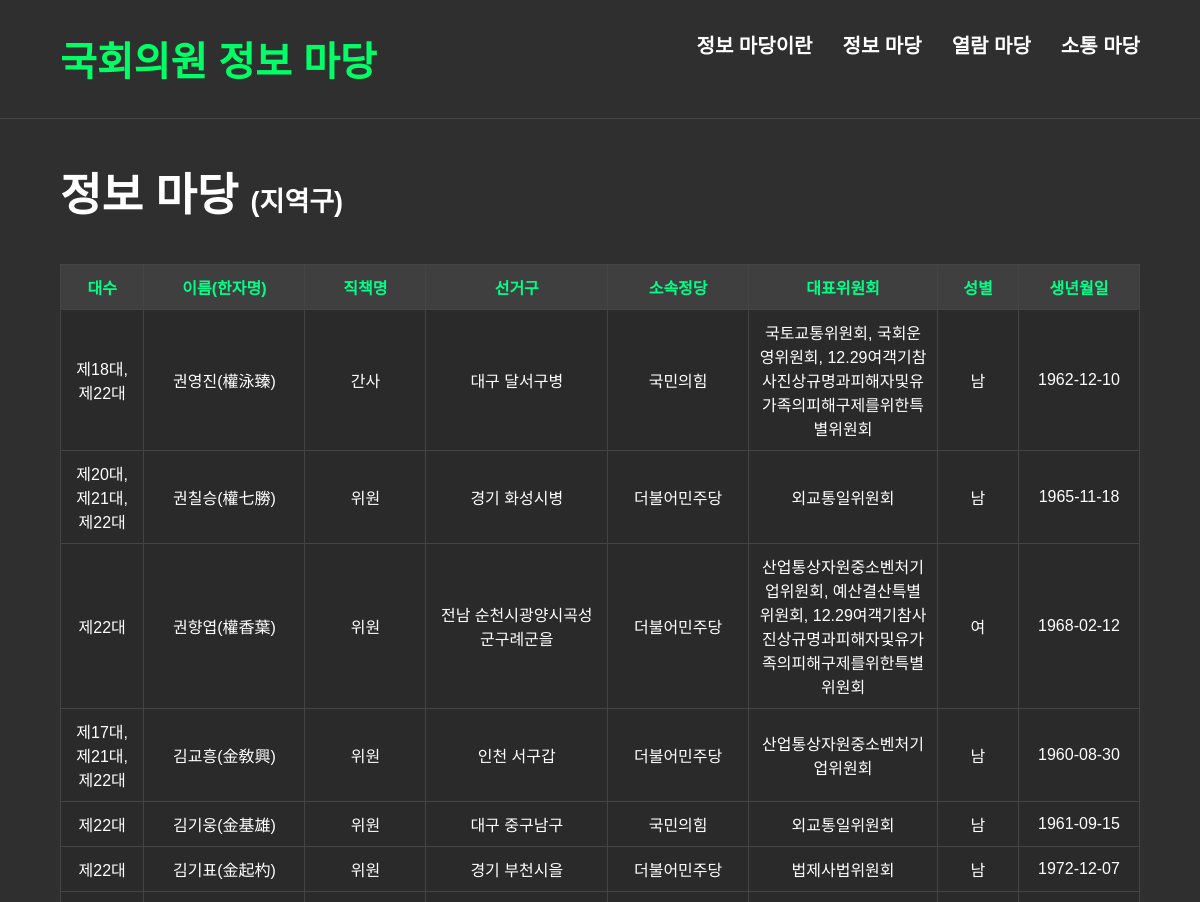
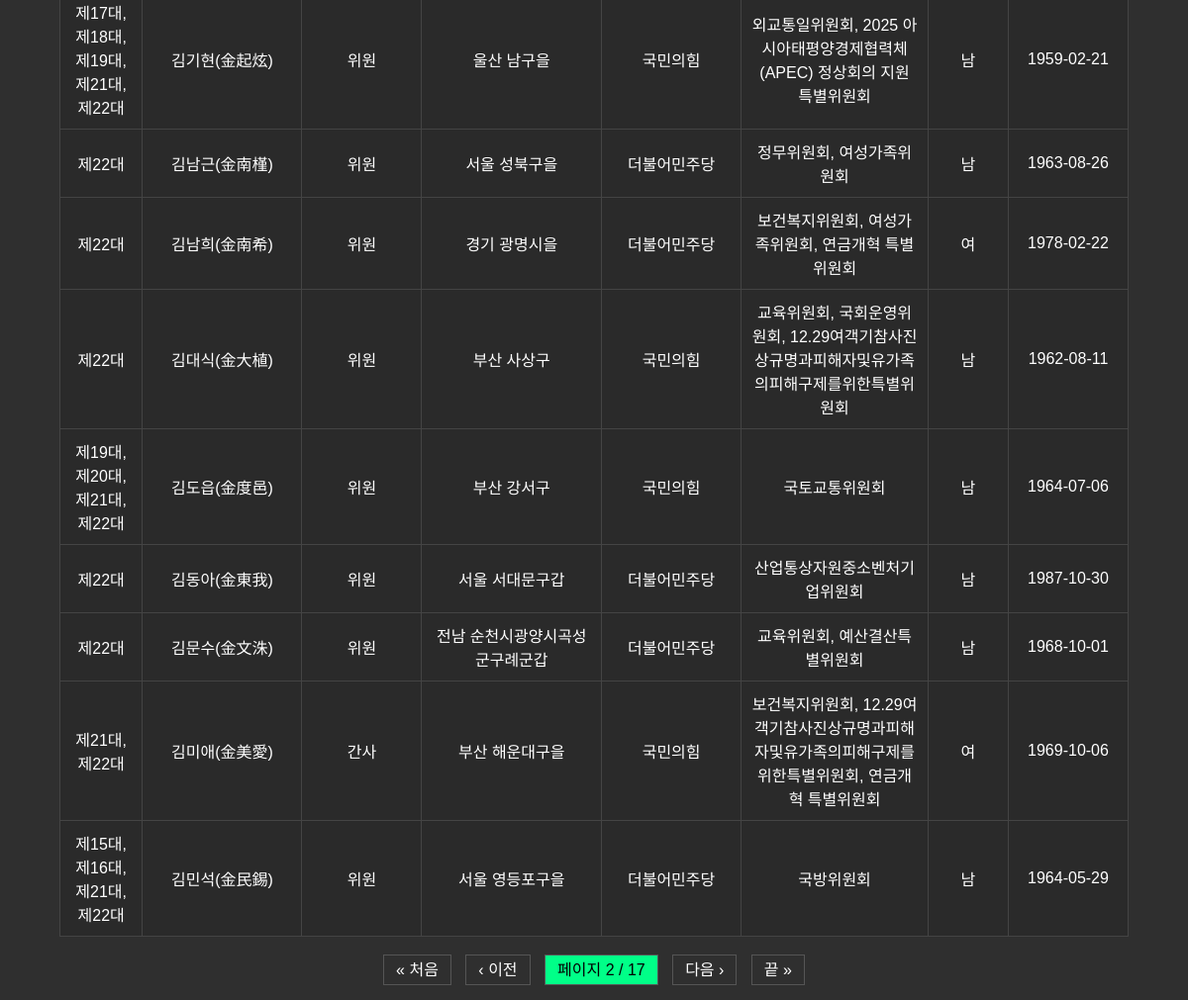
The app's page /local/?page=2 with its own data (2 pictures, top to bottom).
### myproject/DashBoard/models.py (models this page shows, shortened)
class MemberInfo(models.Model):
    name = models.CharField(max_length=4)                   # HG_NM
    hanja_name = models.CharField(max_length=4)             # HJ_NM
    birth_date = models.CharField(max_length=20, blank=True, null=True)  # BIRDY_DT
    party = models.CharField(max_length=30)                 # POLY_NM
    district = models.CharField(max_length=30)              # ORIG_NM
    elected_type = models.CharField(max_length=20)          # ELECT_GBN_NM
    reelection = models.CharField(max_length=10)            # REELE_GBN_NM
    gender = models.CharField(max_length=3)                 # SEX_GBN_NM
    phone = models.CharField(max_length=50)                 # TEL_NO
    email = models.CharField(max_length=50)                 # NAAS_EMAIL_ADDR
    position = models.CharField(max_length=30)              # JOB_RES_NM
    main_committee = models.CharField(max_length=30)        # CMIT_NM
    member_code = models.CharField(max_length=30)           # MONA_CD
    election_unit = models.CharField(max_length=50)         # UNITS
    total_bills  = models.PositiveIntegerField(default=0)
    passed_bills = models.PositiveIntegerField(default=0)
    pass_rate    = models.FloatField(default=0.0)

### myproject/DashBoard/views.py (the view)
# urls.py: path('local/', local_view, name='local'),
def local_view(request):
    members = MemberInfo.objects.filter(elected_type='지역구').order_by('name')
    paginator = Paginator(members, 15)  # 한 페이지에 15명씩
    page_number = request.GET.get('page')
    page_obj = paginator.get_page(page_number)
    return render(request, 'local.html', {'page_obj': page_obj})

### myproject/DashBoard/templates/local.html (shortened to what this page needs)
<!DOCTYPE html>
<html lang="ko">
<head>
</head>
<body>
  <div class="navbar">
    <a href="{% url 'home' %}" class="logo">국회의원 정보 마당</a>
    <div class="menu">
      <a href="{% url 'about' %}"><div>정보 마당이란</div></a>
      <div class="dropdown">
        <div>정보 마당</div>
      </div>
      <a href="{% url 'read' %}"><div>열람 마당</div></a>
      <a href="{% url 'social' %}"><div>소통 마당</div></a>
    </div>
  </div>
  <h1>정보 마당 <span style="font-size: 60%;">(지역구)</span></h1>
  <table>
    <thead>
      <tr>
        <th>대수</th>
        <th>이름(한자명)</th>
        <th>직책명</th>
        <th>선거구</th>
        <th>소속정당</th>
        <th>대표위원회</th>
        <th>성별</th>
        <th>생년월일</th>
      </tr>
    </thead>
    <tbody>
      {% for m in page_obj %}
      <tr class="clickable-row" data-href="{% url 'member_detail' m.member_code %}">
        <td>{{ m.election_unit }}</td>
        <td>{{ m.name }}({{ m.hanja_name }})</td>
        <td>{{ m.position }}</td>
        <td>{{ m.district }}</td>
        <td>{{ m.party }}</td>
        <td>{{ m.main_committee }}</td>
        <td>{{ m.gender }}</td>
        <td>{{ m.birth_date }}</td>
      </tr>
      {% endfor %}
    </tbody>
  </table>
  <div class="pagination">
    {% if page_obj.has_previous %}
      <a href="?page=1">&laquo; 처음</a>
      <a href="?page={{ page_obj.previous_page_number }}">‹ 이전</a>
    {% endif %}
    <span class="current">페이지 {{ page_obj.number }} / {{ page_obj.paginator.num_pages }}</span>
    {% if page_obj.has_next %}
      <a href="?page={{ page_obj.next_page_number }}">다음 ›</a>
      <a href="?page={{ page_obj.paginator.num_pages }}">끝 &raquo;</a>
    {% endif %}
  </div>
</body>
</html>

### myproject/DashBoard/templates/local.html (style rules this page uses)
a { text-decoration: none; color: inherit; }
body { margin: 0; font-family: '맑은 고딕', sans-serif; background-color: #2f2f2f; color: white; }
.navbar { display: flex; justify-content: space-between; font-size: 20px; padding: 30px 60px; background-color: #2f2f2f; border-bottom: 1px solid #444; gap: 30px; font-weight: bold; }
.logo { color: #00ff66; font-size: 40px; font-weight: bold; }
.menu { display: flex; gap: 30px; font-weight: bold; font-size: 20px; position: relative; }
.menu div { color: white; cursor: pointer; }
.dropdown { position: relative; }
h1 { padding: 40px 60px 20px; margin: 0; font-size: 45px; }
table { width: 90%; margin: 20px auto; border-collapse: collapse; background: #2a2a2a; table-layout: auto; }
th, td { border: 1px solid #444; padding: 10px; text-align: center; white-space: normal; }
th { background-color: #3f3f3f; color: #00ff88; }
th:nth-child(1) { min-width: 60px; }
th:nth-child(2) { min-width: 140px; }
th:nth-child(3) { min-width: 100px; }
th:nth-child(4) { min-width: 160px; }
th:nth-child(5) { min-width: 120px; }
th:nth-child(6) { min-width: 160px; }
th:nth-child(7) { min-width: 60px; }
th:nth-child(8) { min-width: 100px; }
.clickable-row { cursor: pointer; }
.pagination { text-align: center; margin: 20px; }
.pagination a, .pagination span { color: white; margin: 0 5px; text-decoration: none; padding: 6px 12px; border: 1px solid #555; }
.pagination .current { background-color: #00ff88; color: black; }

### records on screen
MemberInfo: election_unit "제18대, 제22대", name "권영진", hanja_name "權泳臻", position "간사", district "대구 달서구병", party "국민의힘", main_committee "국토교통위원회, 국회운영위원회, 12.29여객기참사진상규명과피해자및유가족의피해구제를위한특별위원회", gender "남", birth_date "1962-12-10"
MemberInfo: election_unit "제20대, 제21대, 제22대", name "권칠승", hanja_name "權七勝", position "위원", district "경기 화성시병", party "더불어민주당", main_committee "외교통일위원회", gender "남", birth_date "1965-11-18"
MemberInfo: election_unit "제22대", name "권향엽", hanja_name "權香葉", position "위원", district "전남 순천시광양시곡성군구례군을", party "더불어민주당", main_committee "산업통상자원중소벤처기업위원회, 예산결산특별위원회, 12.29여객기참사진상규명과피해자및유가족의피해구제를위한특별위원회", gender "여", birth_date "1968-02-12"
MemberInfo: election_unit "제17대, 제21대, 제22대", name "김교흥", hanja_name "金敎興", position "위원", district "인천 서구갑", party "더불어민주당", main_committee "산업통상자원중소벤처기업위원회", gender "남", birth_date "1960-08-30"
MemberInfo: election_unit "제22대", name "김기웅", hanja_name "金基雄", position "위원", district "대구 중구남구", party "국민의힘", main_committee "외교통일위원회", gender "남", birth_date "1961-09-15"
MemberInfo: election_unit "제22대", name "김기표", hanja_name "金起杓", position "위원", district "경기 부천시을", party "더불어민주당", main_committee "법제사법위원회", gender "남", birth_date "1972-12-07"
MemberInfo: election_unit "제17대, 제18대, 제19대, 제21대, 제22대", name "김기현", hanja_name "金起炫", position "위원", district "울산 남구을", party "국민의힘", main_committee "외교통일위원회, 2025 아시아태평양경제협력체(APEC) 정상회의 지원 특별위원회", gender "남", birth_date "1959-02-21"
MemberInfo: election_unit "제22대", name "김남근", hanja_name "金南槿", position "위원", district "서울 성북구을", party "더불어민주당", main_committee "정무위원회, 여성가족위원회", gender "남", birth_date "1963-08-26"
MemberInfo: election_unit "제22대", name "김남희", hanja_name "金南希", position "위원", district "경기 광명시을", party "더불어민주당", main_committee "보건복지위원회, 여성가족위원회, 연금개혁 특별위원회", gender "여", birth_date "1978-02-22"
MemberInfo: election_unit "제22대", name "김대식", hanja_name "金大植", position "위원", district "부산 사상구", party "국민의힘", main_committee "교육위원회, 국회운영위원회, 12.29여객기참사진상규명과피해자및유가족의피해구제를위한특별위원회", gender "남", birth_date "1962-08-11"
MemberInfo: election_unit "제19대, 제20대, 제21대, 제22대", name "김도읍", hanja_name "金度邑", position "위원", district "부산 강서구", party "국민의힘", main_committee "국토교통위원회", gender "남", birth_date "1964-07-06"
MemberInfo: election_unit "제22대", name "김동아", hanja_name "金東我", position "위원", district "서울 서대문구갑", party "더불어민주당", main_committee "산업통상자원중소벤처기업위원회", gender "남", birth_date "1987-10-30"
MemberInfo: election_unit "제22대", name "김문수", hanja_name "金文洙", position "위원", district "전남 순천시광양시곡성군구례군갑", party "더불어민주당", main_committee "교육위원회, 예산결산특별위원회", gender "남", birth_date "1968-10-01"
MemberInfo: election_unit "제21대, 제22대", name "김미애", hanja_name "金美愛", position "간사", district "부산 해운대구을", party "국민의힘", main_committee "보건복지위원회, 12.29여객기참사진상규명과피해자및유가족의피해구제를위한특별위원회, 연금개혁 특별위원회", gender "여", birth_date "1969-10-06"
MemberInfo: election_unit "제15대, 제16대, 제21대, 제22대", name "김민석", hanja_name "金民錫", position "위원", district "서울 영등포구을", party "더불어민주당", main_committee "국방위원회", gender "남", birth_date "1964-05-29"

### other values on screen
{{ page_obj.number }} "2"
{{ page_obj.paginator.num_pages }} "17"
